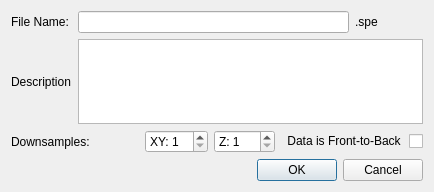
<?xml version="1.0" encoding="UTF-8"?>
<ui version="4.0">
 <class>ImportDialog</class>
 <widget class="QDialog" name="ImportDialog">
  <property name="windowModality">
   <enum>Qt::WindowModal</enum>
  </property>
  <property name="geometry">
   <rect>
    <x>0</x>
    <y>0</y>
    <width>434</width>
    <height>192</height>
   </rect>
  </property>
  <property name="windowTitle">
   <string>File Name and Description</string>
  </property>
  <property name="modal">
   <bool>true</bool>
  </property>
  <layout class="QGridLayout" name="gridLayout">
   <item row="0" column="0">
    <widget class="QLabel" name="label">
     <property name="text">
      <string>File Name:</string>
     </property>
    </widget>
   </item>
   <item row="0" column="1" colspan="4">
    <widget class="QLineEdit" name="lineEdit"/>
   </item>
   <item row="0" column="5">
    <widget class="QLabel" name="label_2">
     <property name="text">
      <string>.spe</string>
     </property>
    </widget>
   </item>
   <item row="1" column="0">
    <widget class="QLabel" name="label_3">
     <property name="text">
      <string>Description</string>
     </property>
    </widget>
   </item>
   <item row="1" column="1" colspan="5">
    <widget class="QTextEdit" name="textEdit">
     <property name="tabChangesFocus">
      <bool>true</bool>
     </property>
     <property name="acceptRichText">
      <bool>false</bool>
     </property>
    </widget>
   </item>
   <item row="2" column="0" colspan="2">
    <widget class="QLabel" name="LabelDownsample">
     <property name="text">
      <string>Downsamples:</string>
     </property>
    </widget>
   </item>
   <item row="2" column="2">
    <widget class="QSpinBox" name="spinBox">
     <property name="prefix">
      <string>XY: </string>
     </property>
     <property name="minimum">
      <number>1</number>
     </property>
     <property name="maximum">
      <number>16</number>
     </property>
     <property name="value">
      <number>1</number>
     </property>
    </widget>
   </item>
   <item row="2" column="3">
    <widget class="QSpinBox" name="spinBoxZ">
     <property name="prefix">
      <string>Z: </string>
     </property>
     <property name="minimum">
      <number>1</number>
     </property>
     <property name="maximum">
      <number>50</number>
     </property>
     <property name="value">
      <number>1</number>
     </property>
    </widget>
   </item>
   <item row="2" column="4" colspan="2">
    <widget class="QCheckBox" name="CheckMirrored">
     <property name="layoutDirection">
      <enum>Qt::RightToLeft</enum>
     </property>
     <property name="text">
      <string>Data is Front-to-Back </string>
     </property>
    </widget>
   </item>
   <item row="3" column="1" colspan="5">
    <widget class="QDialogButtonBox" name="buttonBox">
     <property name="standardButtons">
      <set>QDialogButtonBox::Cancel|QDialogButtonBox::Ok</set>
     </property>
    </widget>
   </item>
  </layout>
 </widget>
 <tabstops>
  <tabstop>lineEdit</tabstop>
  <tabstop>textEdit</tabstop>
  <tabstop>buttonBox</tabstop>
 </tabstops>
 <resources/>
 <connections/>
</ui>
